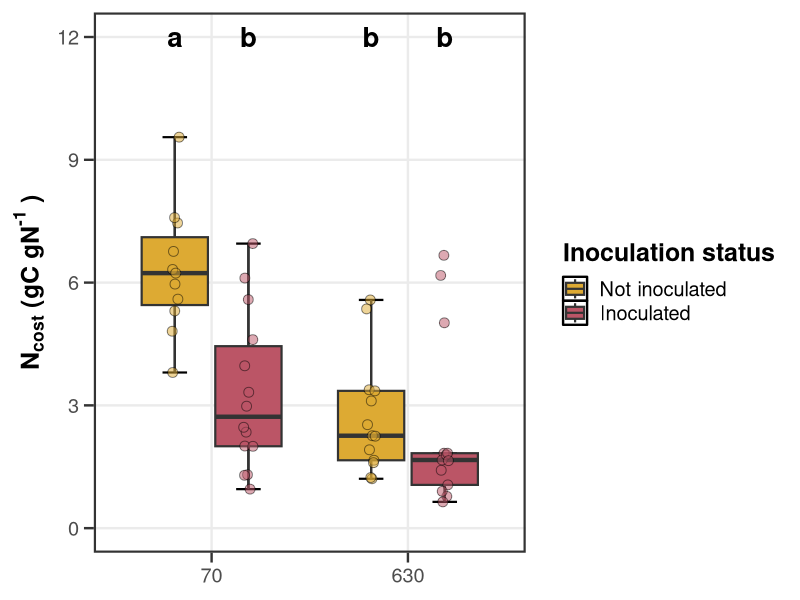
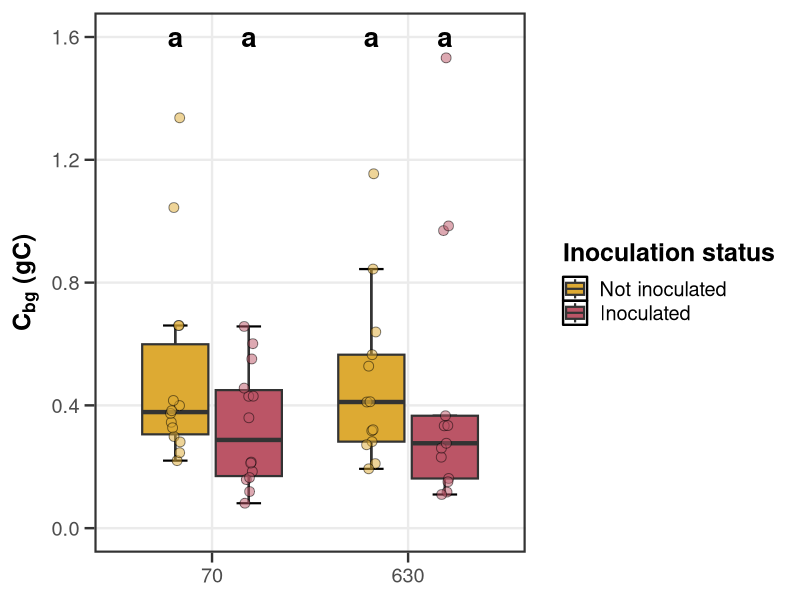
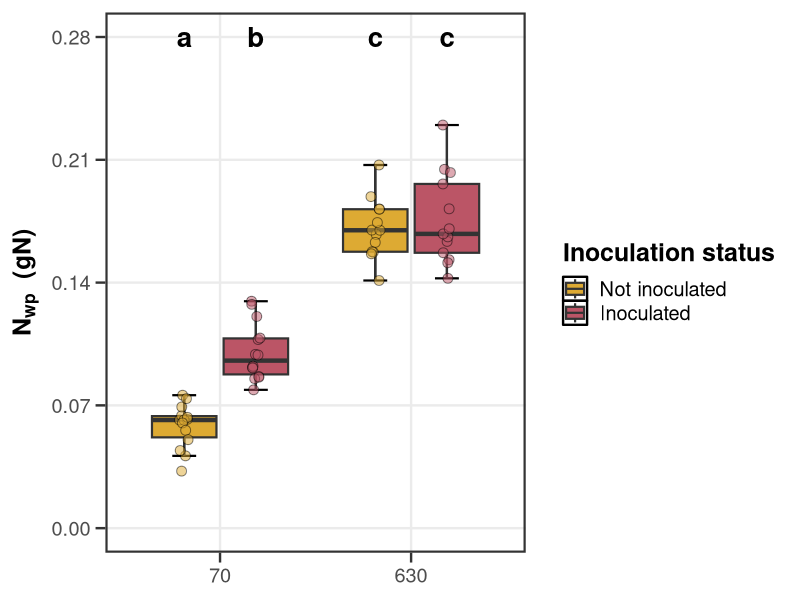
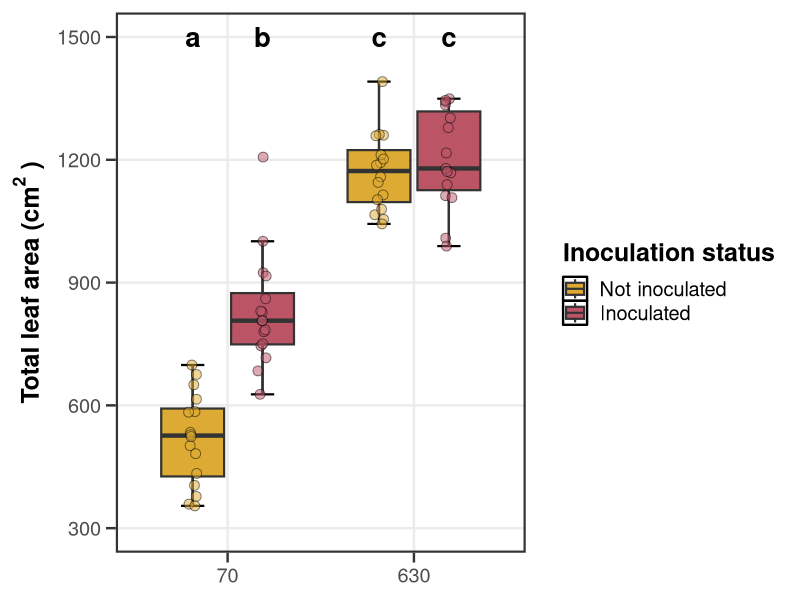
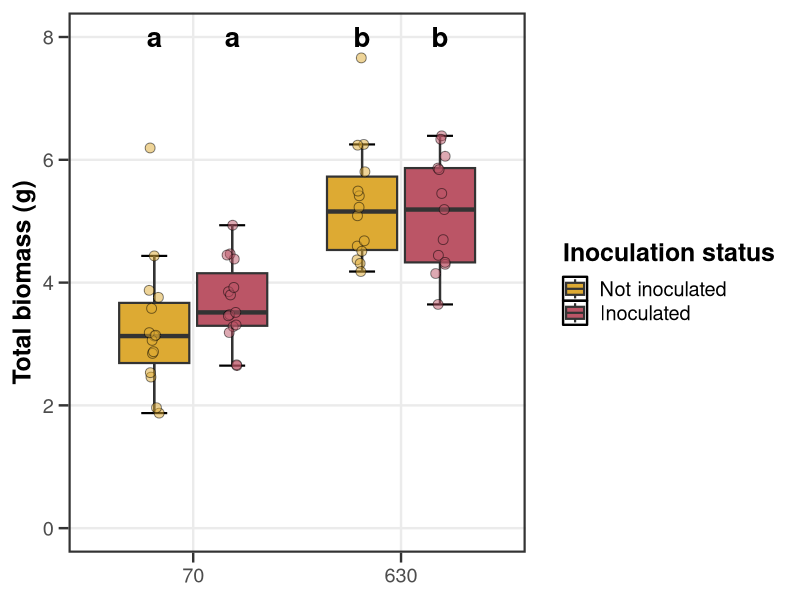
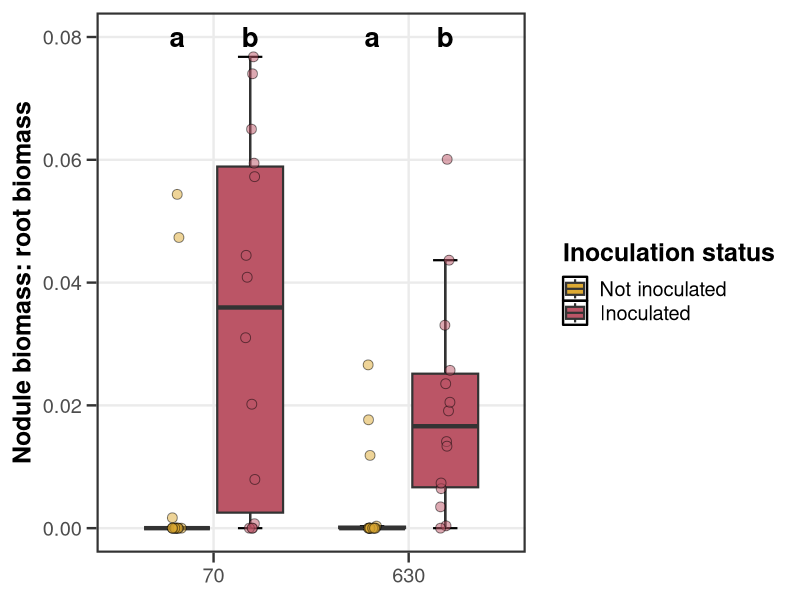
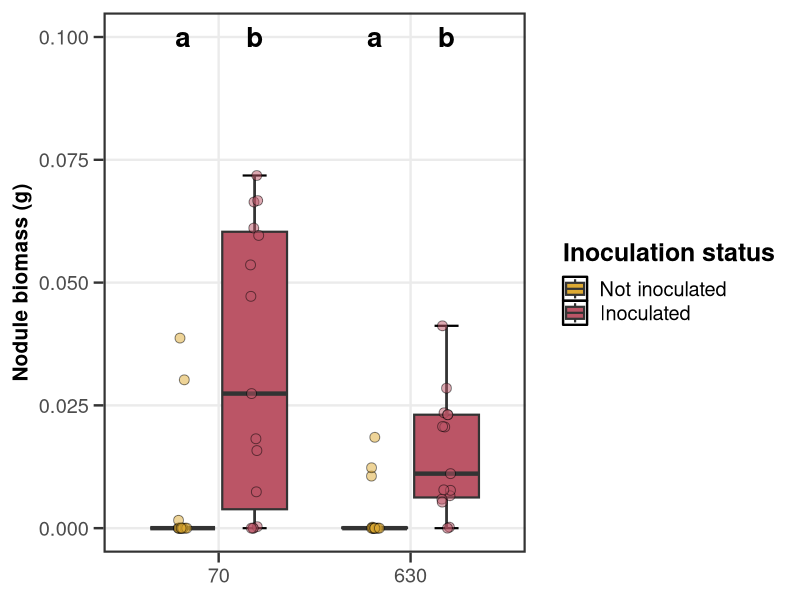
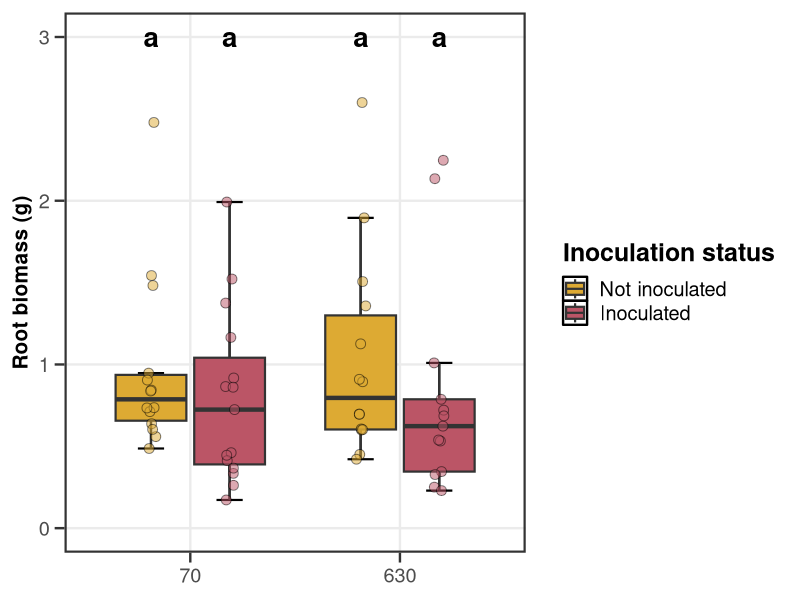

These charts were generated, in order, by the following R code:
# Script that creates plots for NxI soybean greenhouse experiment.
# Note that script assumes that the root directory of this file is the 
# working directory

##########################################################################
## Load libraries, data set, compact letter file, and set figure theme
##########################################################################

## Libraries
library(tidyverse)
library(dplyr)
library(ggpubr)


## Load data
data <- read.csv("../data/NxI_data.csv", na.strings = "NA") %>%
  mutate(n.trt = factor(n.trt, levels = c(70, 630)))

## Load compact letters data and add treatment column
comp.letters <- read.csv("../data/NxI_compact_letters.csv",
                         na.strings = "<NA>") 

## Central figure theme
pubtheme <- theme_bw(base_size = 18) +
  theme(panel.background = element_blank(),
        strip.background = element_blank(),
        axis.title = element_text(face = "bold"),
        strip.text = element_text(face = "bold"),
        panel.border = element_rect(linewidth = 1.5, fill = NA),
        legend.box.background = element_blank(),
        legend.key = element_rect(fill = NA),
        legend.background=element_blank(),
        legend.title = element_text(face = "bold"),
        axis.ticks.length = unit(0.25, "cm"),
        panel.grid.minor.y = element_blank(),
        legend.text.align = 0)

## Add colorblind friendly palette
cbbPalette <- c("#DDAA33", "#BB5566")

##########################################################################
## Carbon costs to acquire nitrogen
##########################################################################
ncost <- ggplot(data = data, aes(x = n.trt, y = n.cost, fill = inoc)) +
  stat_boxplot(linewidth = 0.75, geom = "errorbar", width = 0.25, 
               position = position_dodge(width = 0.75)) +
  geom_boxplot(size = 0.75, outlier.shape = NA) +
  geom_point(size = 3, alpha = 0.5, show.legend = FALSE, shape = 21,
              position = position_jitterdodge(jitter.width = 0.05, 
                                              dodge.width = 0.75)) +
  geom_text(data = subset(comp.letters, variable == "ncost" & comparison == "full"),
            aes(y = 12, label = compact), fontface = "bold", size = 7,
            position = position_dodge(width = 0.75)) +
  scale_y_continuous(limits = c(0, 12), breaks = seq(0, 12, 3)) +
  scale_x_discrete(labels = c("70", "630")) +
  scale_fill_manual(values = cbbPalette, labels = c("Not inoculated",
                                                    "Inoculated")) +
  labs(x = NULL,
       y = expression(bold("N"["cost"]~"(gC gN"^"-1"~")")),
       fill = "Inoculation status") +
  pubtheme
ncost

##########################################################################
## Belowground carbon figure
##########################################################################
bgc.plot <- ggplot(data = data, aes(x = n.trt, y = bg.total.c, fill = inoc)) +
  stat_boxplot(linewidth = 0.75, geom = "errorbar", width = 0.25, 
               position = position_dodge(width = 0.75)) +
  geom_boxplot(size = 0.75, outlier.shape = NA) +
  geom_point(size = 3, alpha = 0.5, show.legend = FALSE, shape = 21,
             position = position_jitterdodge(jitter.width = 0.05, 
                                             dodge.width = 0.75)) +
  geom_text(data = subset(comp.letters, variable == "bgc" & comparison == "full"),
            aes(y = 1.6, label = .group), fontface = "bold", size = 7,
            position = position_dodge(0.75)) +
  scale_y_continuous(limits = c(0, 1.6), breaks = seq(0, 1.6, 0.4)) +
  scale_x_discrete(labels = c("70", "630")) +
  scale_fill_manual(values = cbbPalette, labels = c("Not inoculated",
                                                    "Inoculated")) +
  labs(x = NULL,
       y = expression(bold("C"["bg"]~"(gC)")),
       fill = "Inoculation status") +
  pubtheme
bgc.plot

##########################################################################
## Whole plant nitrogen
##########################################################################
wpn.plot <- ggplot(data = data, aes(x = n.trt, y = wp.total.n, fill = inoc)) +
  stat_boxplot(size = 0.75, geom = "errorbar", width = 0.25, 
               position = position_dodge(width = 0.75)) +
  geom_boxplot(size = 0.75, outlier.shape = NA) +
  geom_point(size = 3, alpha = 0.5, show.legend = FALSE, shape = 21,
              position = position_jitterdodge(jitter.width = 0.05, 
                                              dodge.width = 0.75)) +
  geom_text(data = subset(comp.letters, variable == "wpn" & comparison == "full"),
            aes(y = 0.28, label = .group), fontface = "bold", size = 7,
            position = position_dodge(0.75)) +
  scale_y_continuous(limits = c(0, 0.28), breaks = seq(0, 0.28, 0.07)) +
  scale_x_discrete(labels = c("70", "630")) +
  scale_fill_manual(values = cbbPalette, labels = c("Not inoculated",
                                                    "Inoculated")) +
  labs(x = NULL,
       y = expression(bold("N"["wp"]~" (gN)")),
       fill = "Inoculation status") +
  pubtheme
wpn.plot

##########################################################################
## Total leaf area
##########################################################################
tla <- ggplot(data = data, aes(x = n.trt, y = total.leaf.area, fill = inoc)) +
  stat_boxplot(size = 0.75, geom = "errorbar", width = 0.25, 
               position = position_dodge(width = 0.75)) +
  geom_boxplot(size = 0.75, outlier.shape = NA) +
  geom_point(size = 3, alpha = 0.5, show.legend = FALSE, shape = 21,
             position = position_jitterdodge(jitter.width = 0.05, 
                                             dodge.width = 0.75)) +
  geom_text(data = subset(comp.letters, 
                          variable == "total.leaf.area" & comparison == "full"),
            aes(y = 1500, label = compact), fontface = "bold", size = 7,
            position = position_dodge(0.75)) +
  scale_fill_manual(values = cbbPalette, labels = c("Not inoculated", 
                                                    "Inoculated")) +
  scale_x_discrete(labels = c("70", "630")) +
  scale_y_continuous(limits = c(300, 1500), breaks = seq(300, 1500, 300)) +
  labs(x = NULL,
       y = expression(bold("Total leaf area (cm"^"2"~")")),
       fill = "Inoculation status") +
  pubtheme
tla

##########################################################################
## Total biomass
##########################################################################
tbio <- ggplot(data = data, aes(x = n.trt, y = total.biomass, fill = inoc)) +
  stat_boxplot(size = 0.75, geom = "errorbar", width = 0.25, 
               position = position_dodge(width = 0.75)) +
  geom_boxplot(size = 0.75, outlier.shape = NA) +
  geom_point(size = 3, alpha = 0.5, show.legend = FALSE, shape = 21,
             position = position_jitterdodge(jitter.width = 0.05, 
                                             dodge.width = 0.75)) +
  geom_text(data = subset(comp.letters, 
                          variable == "total.biomass" & comparison == "full"),
            aes(y = 8, label = compact), fontface = "bold", size = 7,
            position = position_dodge(0.75)) +
  scale_fill_manual(values = cbbPalette, labels = c("Not inoculated", 
                                                    "Inoculated")) +
  scale_x_discrete(labels = c("70", "630")) +
  scale_y_continuous(limits = c(0, 8), breaks = seq(0, 8, 2)) +
  labs(x = NULL,
       y = "Total biomass (g)",
       fill = "Inoculation status") +
  pubtheme
tbio

##########################################################################
## Root nodule biomass:root biomass figure
##########################################################################
nodroot.plot <- ggplot(data = data, aes(x = n.trt, 
                                        y = nod.root.biomass, fill = inoc)) +
  stat_boxplot(size = 0.75, geom = "errorbar", width = 0.25, 
               position = position_dodge(width = 0.75)) +
  geom_boxplot(size = 0.75, outlier.shape = NA) +
  geom_point(size = 3, alpha = 0.5, show.legend = FALSE, shape = 21,
             position = position_jitterdodge(jitter.width = 0.05, 
                                             dodge.width = 0.75)) +
  geom_text(data = subset(comp.letters, variable == "nodroot" & comparison == "full"),
            aes(y = 0.08, label = .group), fontface = "bold", size = 7,
            position = position_dodge(0.75)) +
  scale_y_continuous(limits = c(0, 0.08), breaks = seq(0, 0.08, 0.02)) +
  scale_x_discrete(labels = c("70", "630")) +
  scale_fill_manual(values = cbbPalette, labels = c("Not inoculated",
                                                    "Inoculated")) +
  labs(x = NULL,
       y = "Nodule biomass: root biomass",
       fill = "Inoculation status") +
  pubtheme
nodroot.plot

##########################################################################
## Root nodule biomass figure
##########################################################################
nod.plot <- ggplot(data = data, aes(x = n.trt, 
                                    y = nodule.biomass,
                                    fill = inoc)) +
  stat_boxplot(size = 0.75, geom = "errorbar", width = 0.25, 
               position = position_dodge(width = 0.75)) +
  geom_boxplot(size = 0.75, outlier.shape = NA) +
  geom_point(size = 3, alpha = 0.5, show.legend = FALSE, shape = 21,
             position = position_jitterdodge(jitter.width = 0.05, 
                                             dodge.width = 0.75)) +
  geom_text(data = subset(comp.letters, variable == "nod" & comparison == "full"),
            aes(y = 0.1, label = .group), fontface = "bold", size = 7,
            position = position_dodge(0.75)) +
  scale_y_continuous(limits = c(0, 0.1), breaks = seq(0, 0.1, 0.025)) +
  scale_x_discrete(labels = c("70", "630")) +
  scale_fill_manual(values = cbbPalette, labels = c("Not inoculated",
                                                    "Inoculated")) +
  labs(x = NULL,
       y = "Nodule biomass (g)",
       fill = "Inoculation status") +
  pubtheme +
  theme(axis.title.y = element_text(size = 15))
nod.plot

##########################################################################
## Root biomass figure
##########################################################################
root.plot <- ggplot(data = data, aes(x = n.trt, y = root.biomass, fill = inoc)) +
  stat_boxplot(size = 0.75, geom = "errorbar", width = 0.25, 
               position = position_dodge(width = 0.75)) +
  geom_boxplot(size = 0.75, outlier.shape = NA) +
  geom_point(size = 3, alpha = 0.5, show.legend = FALSE, shape = 21,
             position = position_jitterdodge(jitter.width = 0.05, 
                                             dodge.width = 0.75)) +
  geom_text(data = subset(comp.letters, variable == "root" & comparison == "full"),
            aes(y = 3, label = .group), fontface = "bold", size = 7,
            position = position_dodge(0.75)) +
  scale_y_continuous(limits = c(0, 3), breaks = seq(0, 3, 1)) +
  scale_x_discrete(labels = c("70", "630")) +
  scale_fill_manual(values = cbbPalette, labels = c("Not inoculated",
                                                    "Inoculated")) +
  labs(x = NULL,
       y = "Root biomass (g)",
       fill = "Inoculation status") +
  pubtheme + theme(axis.title.y = element_text(size = 15))
root.plot

##########################################################################
## BVR figure
##########################################################################
bvr.plot <- ggplot(data = data, aes(x = n.trt, y = bvr, fill = inoc)) +
  stat_boxplot(size = 0.75, geom = "errorbar", width = 0.25, 
               position = position_dodge(width = 0.75)) +
  geom_boxplot(size = 0.75, outlier.shape = NA) +
  geom_point(size = 3, alpha = 0.5, show.legend = FALSE, shape = 21,
             position = position_jitterdodge(jitter.width = 0.05, 
                                             dodge.width = 0.75)) +
  geom_text(data = subset(comp.letters, variable == "bvr" & comparison == "full"),
            aes(y = 2, label = .group), fontface = "bold", size = 7) +
  geom_hline(yintercept = 1, size = 1.5, linetype = "dashed") +
  scale_y_continuous(limits = c(0, 2), breaks = seq(0, 2, 0.5)) +
  scale_x_discrete(labels = c("70", "630")) +
  scale_fill_manual(values = cbbPalette, labels = c("Not inoculated",
                                                    "Inoculated")) +
  labs(x = "Soil nitrogen fertilization (ppm twice per week)",
       y = expression(bold("Biomass: pot volume (g L"^"-1"~")")),
       fill = "Inoculation status") +
  pubtheme
bvr.plot

##########################################################################
## Figure 1: Structural carbon costs to acquire nitrogen
##########################################################################
# png("[add path here]",
#     width = 12, height = 6, units = 'in', res = 600)
ggarrange(ncost, ggarrange(bgc.plot, wpn.plot, ncol = 1, nrow = 2,
                           legend = "none", align = "hv", labels = c("B", "C"),
                           font.label = list(size = 18, face = "bold")),
          common.legend = TRUE, legend = "right", labels = c("A"),
          widths = c(1.5, 1),
          font.label = list(size = 18, face = "bold")) %>%
  annotate_figure(bottom = text_grob(
    expression(bold("Soil nitrogen fertilization (ppm twice per week)")),
    size = 18, hjust = 0.6))
# dev.off()

##########################################################################
## Figure 2: Whole-plant growth
##########################################################################
# png("[add path here]",
#     width = 12, height = 4.5, units = 'in', res = 600)

ggarrange(tla, tbio, ncol = 2, 
          common.legend = TRUE, align = "hv", legend = "right", 
          labels = "AUTO",
          font.label = list(size = 18, face = "bold"), widths = 1) %>%
  annotate_figure(bottom = text_grob(
    expression(bold("Soil nitrogen fertilization (ppm twice per week)")),
      size = 18, hjust = 0.6))
dev.off()

##########################################################################
## Figure 3: N fixation
##########################################################################
# png("[add path here]",
#     width = 12, height = 6, units = 'in', res = 600)
ggarrange(nodroot.plot, ggarrange(nod.plot, root.plot, ncol = 1, nrow = 2,
                           legend = "none", align = "hv", labels = c("B", "C"),
                           font.label = list(size = 18, face = "bold")),
          common.legend = TRUE, legend = "right", labels = c("A"),
          widths = c(1.5, 1),
          font.label = list(size = 18, face = "bold")) %>%
  annotate_figure(bottom = text_grob(
    expression(bold("Soil nitrogen fertilization (ppm twice per week)")),
    size = 18, hjust = 0.6))
# dev.off()

##########################################################################
## Figure S1: BVR
##########################################################################
# png("[add path here]",
#     width = 9, height = 6, units = 'in', res = 600)
bvr.plot
# dev.off()
